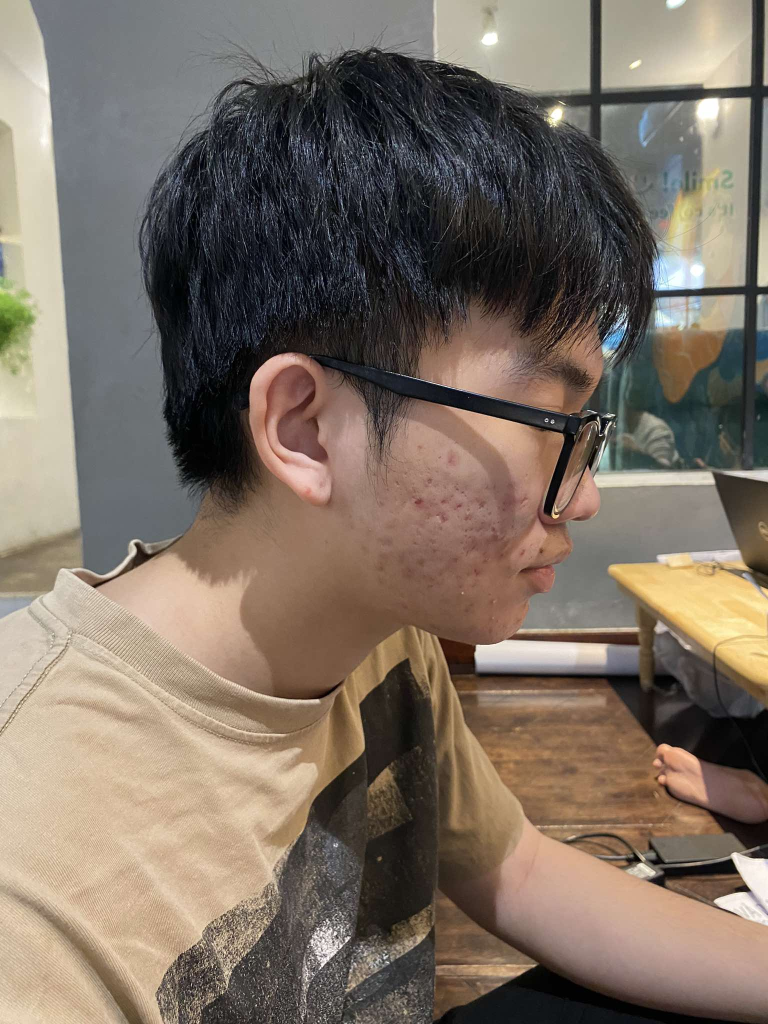
#> input picture m.jpg, 1536 x 2048 px, found by its file name (shown at 1/2 size)
$ python util.py
#> lines starting #> are read from the running program, lines starting #| are printed output that depends on the picture; after the words box and inside, x2 and y2 are one past the last pixel; in counts of white or black regions, pixels touching at a corner belong together
import cv2

# Load the profile face Haar cascade
profile_cascade = cv2.CascadeClassifier(cv2.data.haarcascades + 'haarcascade_profileface.xml')

# Read the image
image = cv2.imread("m.jpg")
#> image is the input picture: shape (2048, 1536, 3); mean B, G, R 100.3, 112.4, 125.2
# image = cv2.resize(image,(640, 640))
gray = cv2.cvtColor(image, cv2.COLOR_BGR2GRAY)
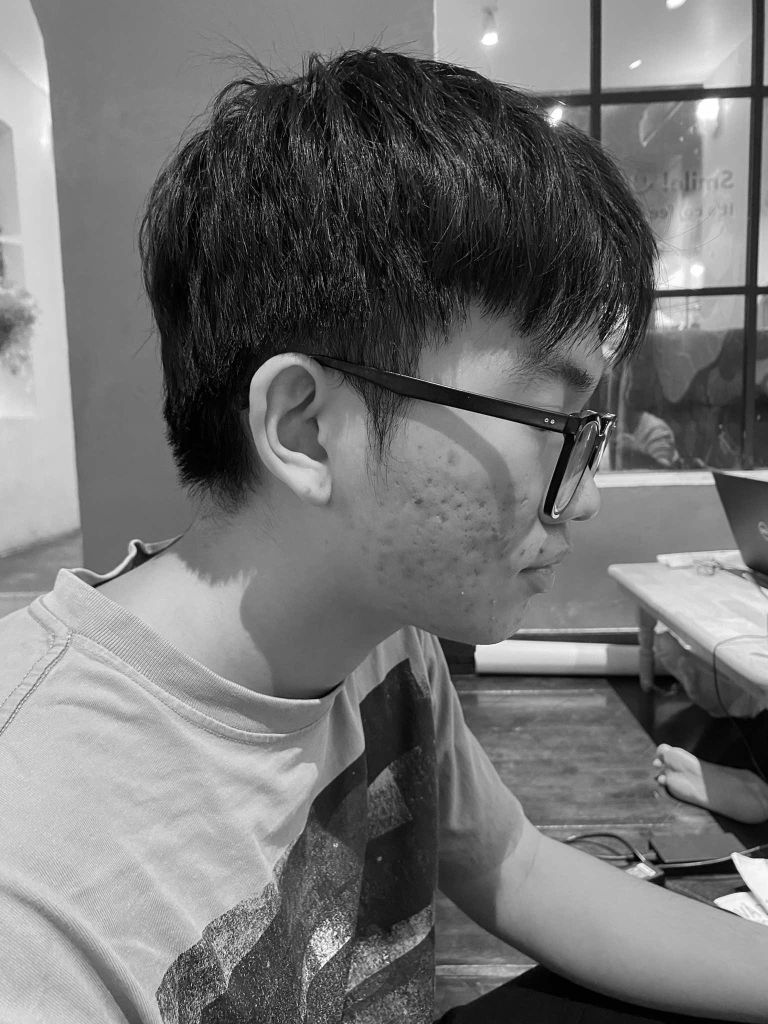
#> gray: shape (2048, 1536) (shown at 1/2 size); min 0, max 255, mean 114.8

# Detect profile faces in the image
profile_faces = profile_cascade.detectMultiScale(gray, scaleFactor=1.1, minNeighbors=1, minSize=(30, 30))
#> profile_faces = [[28, 857, 562, 562]]
print(profile_faces)
#| [[ 28 857 562 562]]

# Draw rectangles around detected faces
for (x, y, w, h) in profile_faces:
    cv2.rectangle(image, (x, y), (x + w, y + h), (0, 255, 0), 2)
#> this loop made 1 pass
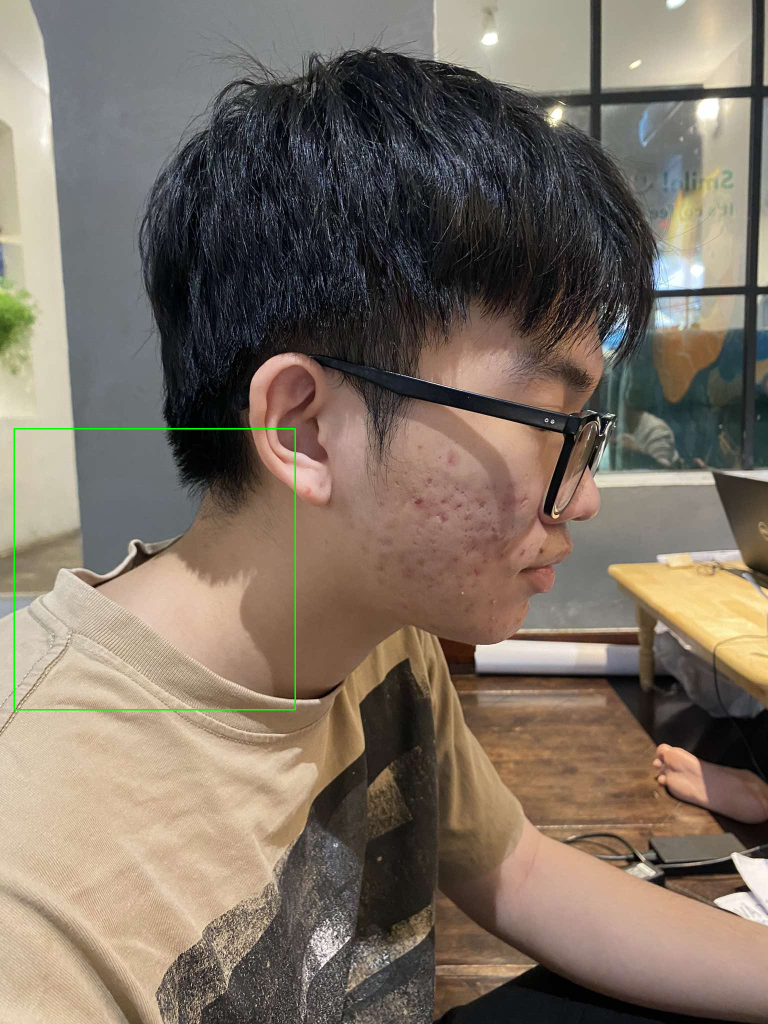
#> image: shape (2048, 1536, 3) (shown at 1/2 size); 0.21% of pixels changed, all inside (x1, y1, x2, y2) = (27, 856, 592, 1421)

# Show the image with detected profile faces
cv2.imshow("Profile Faces Detected", image)
cv2.waitKey(0)
cv2.destroyAllWindows()

$ run again, with .cf.jpg copied over m.jpg
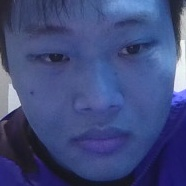
#> input picture .cf.jpg, 186 x 186 px, found by its file name
#> image is the input picture: shape (186, 186, 3); mean B, G, R 125.2, 75.3, 64.1
#> `gray = cv2.cvtColor(image, cv2.COLOR_BGR2GRAY)`:
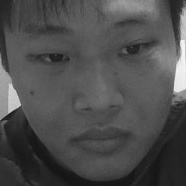
#> gray: shape (186, 186); min 18, max 245, mean 77.6
#> profile_faces = ()

$ run again, with .fi.jpg copied over m.jpg
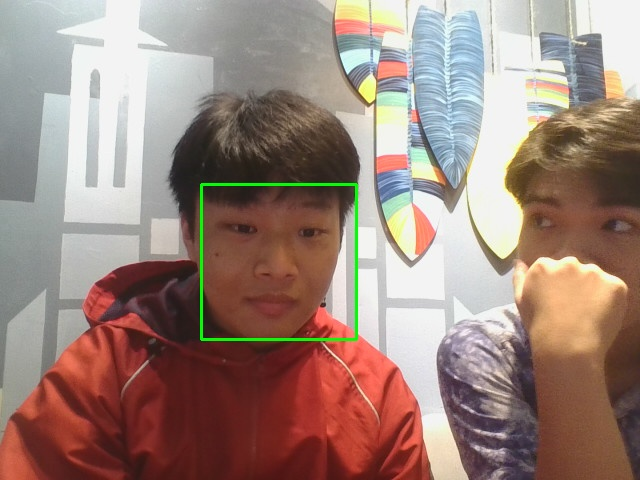
#> input picture .fi.jpg, 640 x 480 px, found by its file name
#> image is the input picture: shape (480, 640, 3); mean B, G, R 123.5, 132.8, 156.4
#> `gray = cv2.cvtColor(image, cv2.COLOR_BGR2GRAY)`:
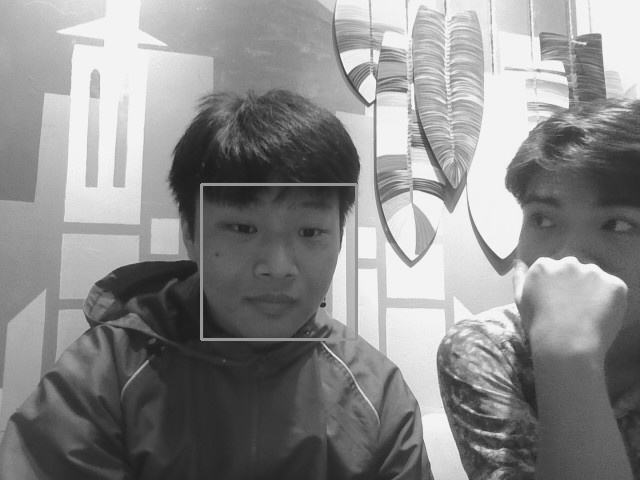
#> gray: shape (480, 640); min 27, max 253, mean 138.8
#> profile_faces = [[86, 278, 44, 44], [442, 48, 45, 45]]
#| [[ 86 278  44  44]
#|  [442  48  45  45]]
#> the loop `for (x, y, w, h) in profile_faces:` made 2 passes
#> after the loop `for (x, y, w, h) in profile_faces:`:
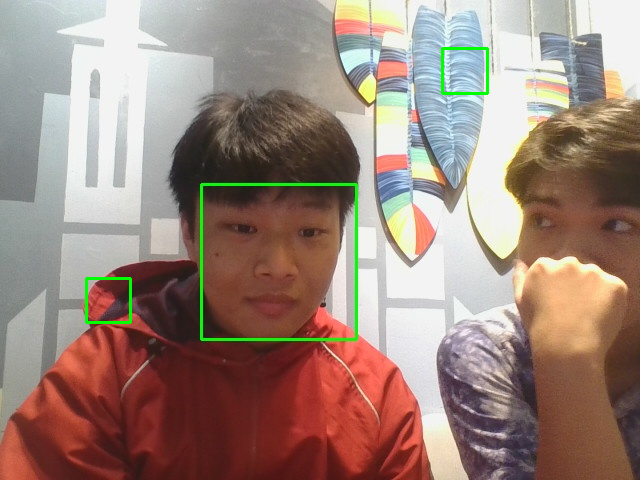
#> image: shape (480, 640, 3); 0.35% of pixels changed, all inside (x1, y1, x2, y2) = (85, 47, 489, 324)

$ run again, with n.jpg copied over m.jpg
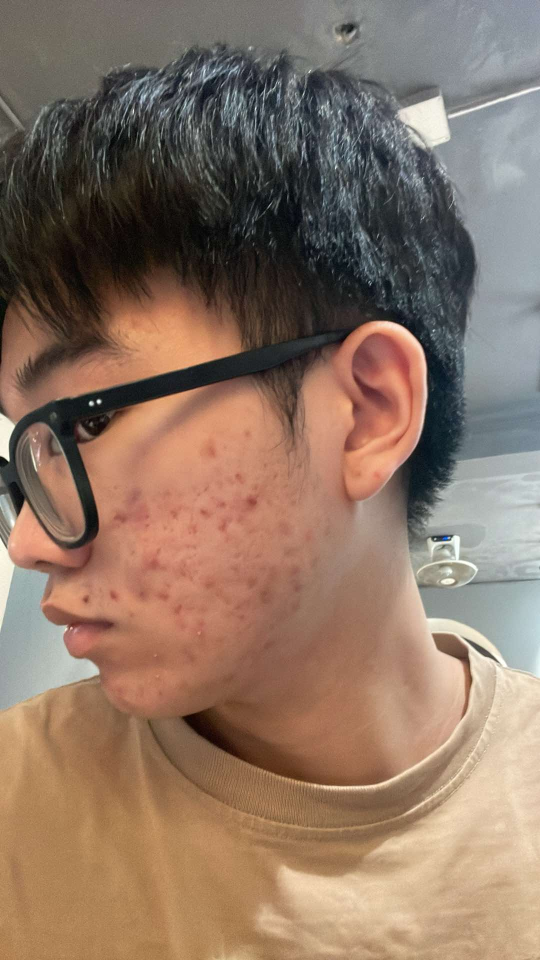
#> input picture n.jpg, 1080 x 1920 px, found by its file name (shown at 1/2 size)
#> image is the input picture: shape (1920, 1080, 3); mean B, G, R 100.3, 116.6, 140.2
#> `gray = cv2.cvtColor(image, cv2.COLOR_BGR2GRAY)`:
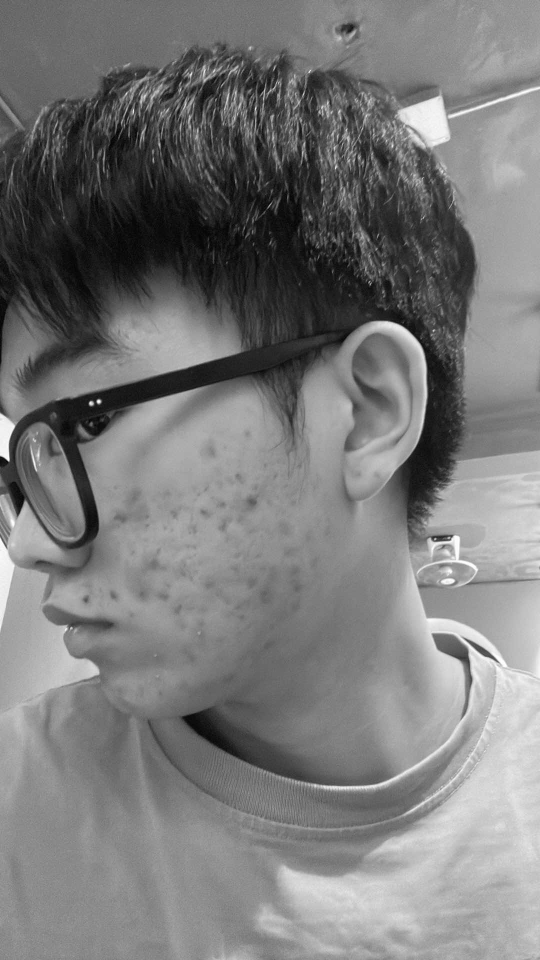
#> gray: shape (1920, 1080) (shown at 1/2 size); min 0, max 255, mean 121.8
#> profile_faces = ()
